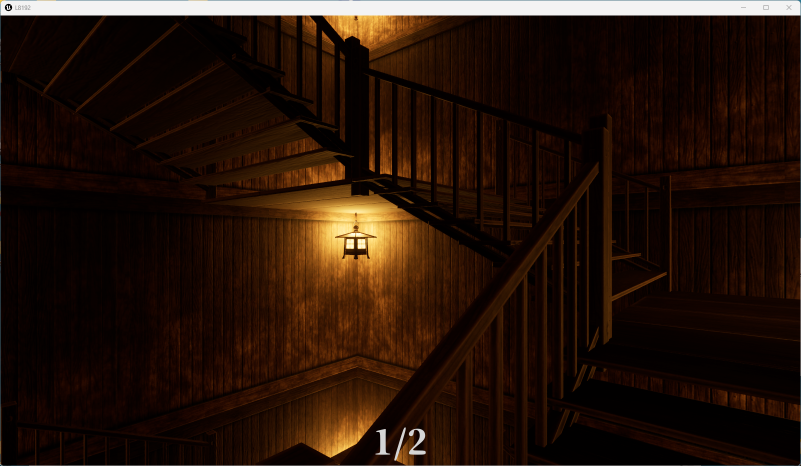
#> input picture templates/ss/2new.png, 1602 x 932 px (shown at 1/2 size)
$ python make_template.py templates/2new.png 2
#> lines starting #> are read from the running program, lines starting #| are printed output that depends on the picture; after the words box and inside, x2 and y2 are one past the last pixel; in counts of white or black regions, pixels touching at a corner belong together
"""
<summary>
生スクリーンショットから分母表示部分の明るいテキスト領域を自動検出してトリミングし、
templates/{ステージ番号}.png として保存する。

使い方:
    python make_template.py <入力画像パス> <ステージ番号>
    例: python make_template.py templates/2new.png 2

入力ファイルと出力ファイルが同じパスになっても安全なよう、画像は先に全てメモリへ読み込んでから書き込む。
</summary>
"""

import sys
from pathlib import Path

import cv2
import numpy as np

ROOT = Path(__file__).resolve().parent
sys.path.insert(0, str(ROOT))

import config

# 検出したバウンディングボックスに加える余白(ピクセル)。
# 大きすぎるとちらつく背景を比例的に多く含んでしまいマッチスコアが下がるため、実測に基づき小さめにしている。
PADDING_X = 10
PADDING_Y = 3
# 連結成分の面積がこれ未満ならノイズ(画面端の点や小さな反射など)とみなして無視する。
# 実際の文字ストロークは面積250以上あるのに対し、ノイズは数十程度だった実測に基づく。
MIN_BLOB_AREA = 100


def _imread_unicode(path) -> np.ndarray | None:
    """<summary>日本語パス対応の画像読み込み。</summary>"""
    try:
        data = np.fromfile(str(path), dtype=np.uint8)
        return cv2.imdecode(data, cv2.IMREAD_COLOR)
#> returned value is the input picture: shape (932, 1602, 3); mean B, G, R 10.8, 20.2, 37.9
    except Exception:
        return None


def _imwrite_unicode(path, img) -> None:
    """<summary>日本語パス対応の画像書き込み。</summary>"""
    ext = Path(path).suffix or ".png"
    ok, buf = cv2.imencode(ext, img)
    if not ok:
        raise RuntimeError(f"画像のエンコードに失敗しました: {path}")
    buf.tofile(str(path))


def make_template(input_path: Path, stage: int) -> Path:
    """<summary>入力画像から分母表示部分をトリミングしてtemplates/{stage}.pngへ保存する。</summary>"""
    img = _imread_unicode(input_path)
    if img is None:
        raise RuntimeError(f"画像を読み込めませんでした: {input_path}")

    h, w = img.shape[:2]
#> h = 932; w = 1602

    # 探索範囲は画像全体ではなく、実行時のキャプチャ領域(config.CAPTURE_REGION_FRACTION)と
    # 同じ範囲(中央付近)に限定する。画像全体を探索すると、ランタン等テキストから離れた位置にある
    # 明るい光源まで拾ってしまい、境界がテキストと光源の両方を含む形に広がってしまうことが判明したため。
    frac = config.CAPTURE_REGION_FRACTION
    sx0 = int(w * frac["left"])
#> sx0 = 600
    sx1 = int(w * frac["right"])
#> sx1 = 1001
    sy0 = int(h * frac["top"])
#> sy0 = 828
    sy1 = int(h * frac["bottom"])
#> sy1 = 932
    search_region = img[sy0:sy1, sx0:sx1]
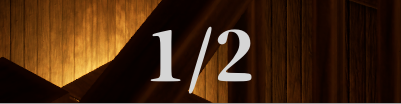
#> search_region: shape (104, 401, 3); mean B, G, R 17.1, 38.3, 67.1

    gray = cv2.cvtColor(search_region, cv2.COLOR_BGR2GRAY)
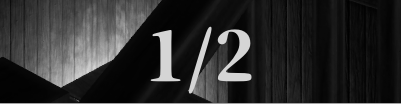
#> gray: shape (104, 401); min 0, max 214, mean 44.5
    mask = (gray > config.BRIGHT_TEXT_THRESHOLD).astype(np.uint8)
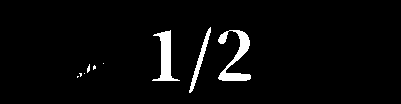
#> mask: shape (104, 401); values 0 (black) and 1 (white), 3.7% white; 9 white regions (6 under 20 px), largest, box (x1, y1, x2, y2) and area: (218, 30, 251, 81) 647, (152, 30, 180, 81) 566, (189, 27, 211, 93) 283

    # 連結成分解析でノイズ(画面端の1ピクセルなど孤立した点)を除外し、
    # ある程度まとまった大きさのある成分(文字のストローク)だけを対象にする。
    num_labels, labels, stats, _ = cv2.connectedComponentsWithStats(mask, connectivity=8)
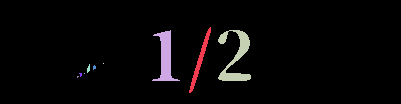
#> labels: shape (104, 401) int32; 10 distinct labels, from 0 to 9; one colour per label, 0 black
#> num_labels = 10; stats = [[0, 0, 401, 104, 40166], [189, 27, 22, 66, 283], [152, 30, 28, 51, 566], [218, 30, 33, 51, 647], [103, 63, 1, 1, 1], [87, 64, 3, 9, 18], [93, 65, 3, 5, 11], [79, 73, 3, 4, 8], [84, 73, 1, 1, 1], [77, 76, 2, 2, 3]]
    valid = [i for i in range(1, num_labels) if stats[i, cv2.CC_STAT_AREA] >= MIN_BLOB_AREA]
#> valid = [1, 2, 3]
    if not valid:
        raise RuntimeError(
            "明るいテキスト領域が見つかりませんでした。"
            "config.BRIGHT_TEXT_THRESHOLDや入力画像(数字が写っているか)を確認してください。"
        )

    x0 = min(stats[i, cv2.CC_STAT_LEFT] for i in valid) + sx0
#> x0 = 752
    y0 = min(stats[i, cv2.CC_STAT_TOP] for i in valid) + sy0
#> y0 = 855
    x1 = max(stats[i, cv2.CC_STAT_LEFT] + stats[i, cv2.CC_STAT_WIDTH] for i in valid) + sx0
#> x1 = 851
    y1 = max(stats[i, cv2.CC_STAT_TOP] + stats[i, cv2.CC_STAT_HEIGHT] for i in valid) + sy0
#> y1 = 921

    x0 = max(0, x0 - PADDING_X)
#> x0 = 742
    x1 = min(w, x1 + PADDING_X)
#> x1 = 861
    y0 = max(0, y0 - PADDING_Y)
#> y0 = 852
    y1 = min(h, y1 + PADDING_Y)
#> y1 = 924

    crop = img[y0:y1, x0:x1].copy()
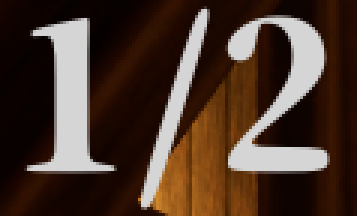
#> crop: shape (72, 119, 3) (shown 3 times larger); mean B, G, R 45.2, 56.4, 76.2

    output_path = config.TEMPLATES_DIR / f"{stage}.png"
    _imwrite_unicode(output_path, crop)
#> in _imwrite_unicode, `ok, buf = cv2.imencode(ext, img)`: buf = 12764 values, max 255 at index 1027, min 0 at index 8, mean 125.6
    print(f"[make_template] {input_path} -> {output_path} ({crop.shape[1]}x{crop.shape[0]})")
#| [make_template] templates/2new.png -> templates/2.png (119x72)
    return output_path


def main():
    if len(sys.argv) != 3:
        print("使い方: python make_template.py <入力画像パス> <ステージ番号>")
        return

    input_path = Path(sys.argv[1])
    if not input_path.exists():
        print(f"[make_template] 入力ファイルが見つかりません: {input_path}")
        return

    try:
        stage = int(sys.argv[2])
    except ValueError:
        print(f"[make_template] ステージ番号は整数で指定してください: {sys.argv[2]}")
        return

    try:
        make_template(input_path, stage)
    except Exception as e:
        print(f"[make_template] 失敗: {e}")


if __name__ == "__main__":
    main()

$ run again, with templates/ss/4new.png copied over templates/ss/2new.png
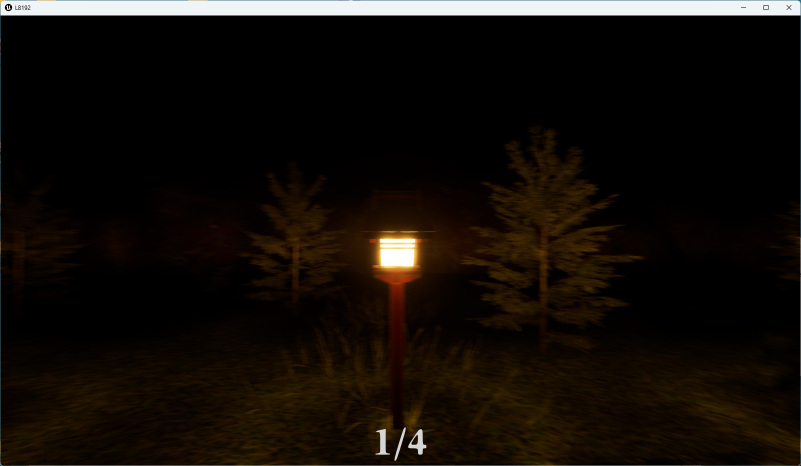
#> input picture templates/ss/4new.png, 1602 x 932 px (shown at 1/2 size)
#> in _imread_unicode, returned value is the input picture: shape (932, 1602, 3); mean B, G, R 9.3, 14.4, 19.8
#> mask: shape (104, 401); values 0 (black) and 1 (white), 3.7% white; 3 white regions, box (x1, y1, x2, y2) and area: (217, 31, 252, 81) 673, (152, 30, 180, 81) 568, (189, 27, 211, 93) 282
#> in make_template, `num_labels, labels, stats, _ = cv2.connectedComponentsWithStats(mask, ..`:
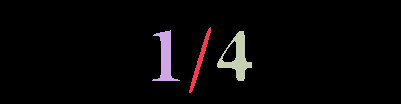
#> labels: shape (104, 401) int32; 4 distinct labels, from 0 to 3; one colour per label, 0 black
#> num_labels = 4; stats = [[0, 0, 401, 104, 40181], [189, 27, 22, 66, 282], [152, 30, 28, 51, 568], [217, 31, 35, 50, 673]]
#> valid = [1, 2, 3]
#> in make_template, `x0 = min(stats[i, cv2.CC_STAT_LEFT] for i in valid) + sx0`: x0 = 752
#> in make_template, `y0 = min(stats[i, cv2.CC_STAT_TOP] for i in valid) + sy0`: y0 = 855
#> in make_template, `x1 = max(stats[i, cv2.CC_STAT_LEFT] + stats[i, cv2.CC_STAT_WIDTH] for ..`: x1 = 852
#> in make_template, `y1 = max(stats[i, cv2.CC_STAT_TOP] + stats[i, cv2.CC_STAT_HEIGHT] for ..`: y1 = 921
#> in make_template, `x0 = max(0, x0 - PADDING_X)`: x0 = 742
#> in make_template, `x1 = min(w, x1 + PADDING_X)`: x1 = 862
#> in make_template, `y0 = max(0, y0 - PADDING_Y)`: y0 = 852
#> in make_template, `y1 = min(h, y1 + PADDING_Y)`: y1 = 924
#> in make_template, `crop = img[y0:y1, x0:x1].copy()`:
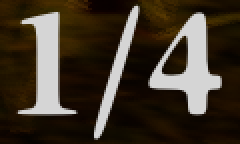
#> crop: shape (72, 120, 3) (shown 2 times larger); mean B, G, R 43, 55.5, 65.6
#> buf = 10856 values, max 255 at index 52, min 0 at index 8, mean 121.3
#| [make_template] templates/2new.png -> templates/2.png (120x72)

$ run again, with templates/ss/8new.png copied over templates/ss/2new.png
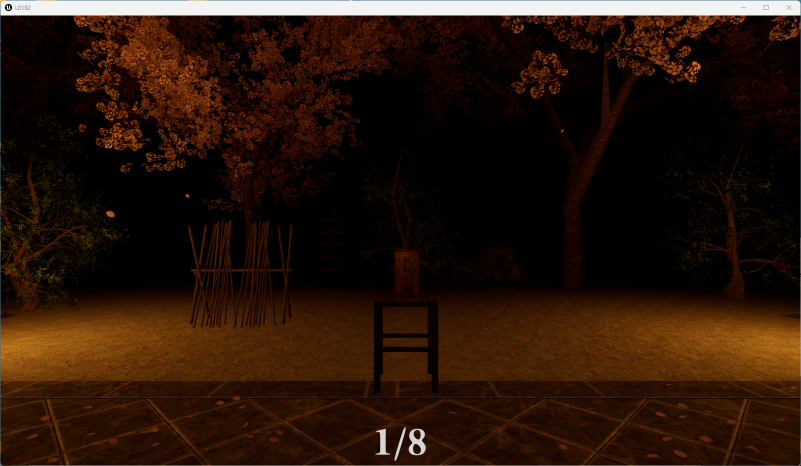
#> input picture templates/ss/8new.png, 1602 x 932 px (shown at 1/2 size)
#> in _imread_unicode, returned value is the input picture: shape (932, 1602, 3); mean B, G, R 10.2, 22, 41.4
#> mask: shape (104, 401); values 0 (black) and 1 (white), 4.1% white; 3 white regions, box (x1, y1, x2, y2) and area: (218, 30, 251, 82) 867, (152, 30, 180, 81) 568, (189, 27, 211, 93) 282
#> in make_template, `num_labels, labels, stats, _ = cv2.connectedComponentsWithStats(mask, ..`:
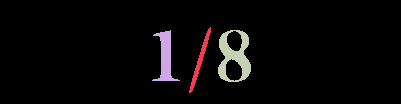
#> labels: shape (104, 401) int32; 4 distinct labels, from 0 to 3; one colour per label, 0 black
#> num_labels = 4; stats = [[0, 0, 401, 104, 39987], [189, 27, 22, 66, 282], [152, 30, 28, 51, 568], [218, 30, 33, 52, 867]]
#> valid = [1, 2, 3]
#> in make_template, `x0 = min(stats[i, cv2.CC_STAT_LEFT] for i in valid) + sx0`: x0 = 752
#> in make_template, `y0 = min(stats[i, cv2.CC_STAT_TOP] for i in valid) + sy0`: y0 = 855
#> in make_template, `x1 = max(stats[i, cv2.CC_STAT_LEFT] + stats[i, cv2.CC_STAT_WIDTH] for ..`: x1 = 851
#> in make_template, `y1 = max(stats[i, cv2.CC_STAT_TOP] + stats[i, cv2.CC_STAT_HEIGHT] for ..`: y1 = 921
#> in make_template, `x0 = max(0, x0 - PADDING_X)`: x0 = 742
#> in make_template, `x1 = min(w, x1 + PADDING_X)`: x1 = 861
#> in make_template, `y0 = max(0, y0 - PADDING_Y)`: y0 = 852
#> in make_template, `y1 = min(h, y1 + PADDING_Y)`: y1 = 924
#> in make_template, `crop = img[y0:y1, x0:x1].copy()`:
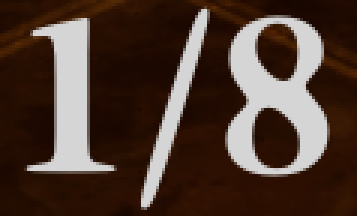
#> crop: shape (72, 119, 3) (shown 3 times larger); mean B, G, R 49.8, 59.6, 78.9
#> buf = 10638 values, max 255 at index 53, min 0 at index 8, mean 119.4
#| [make_template] templates/2new.png -> templates/2.png (119x72)
